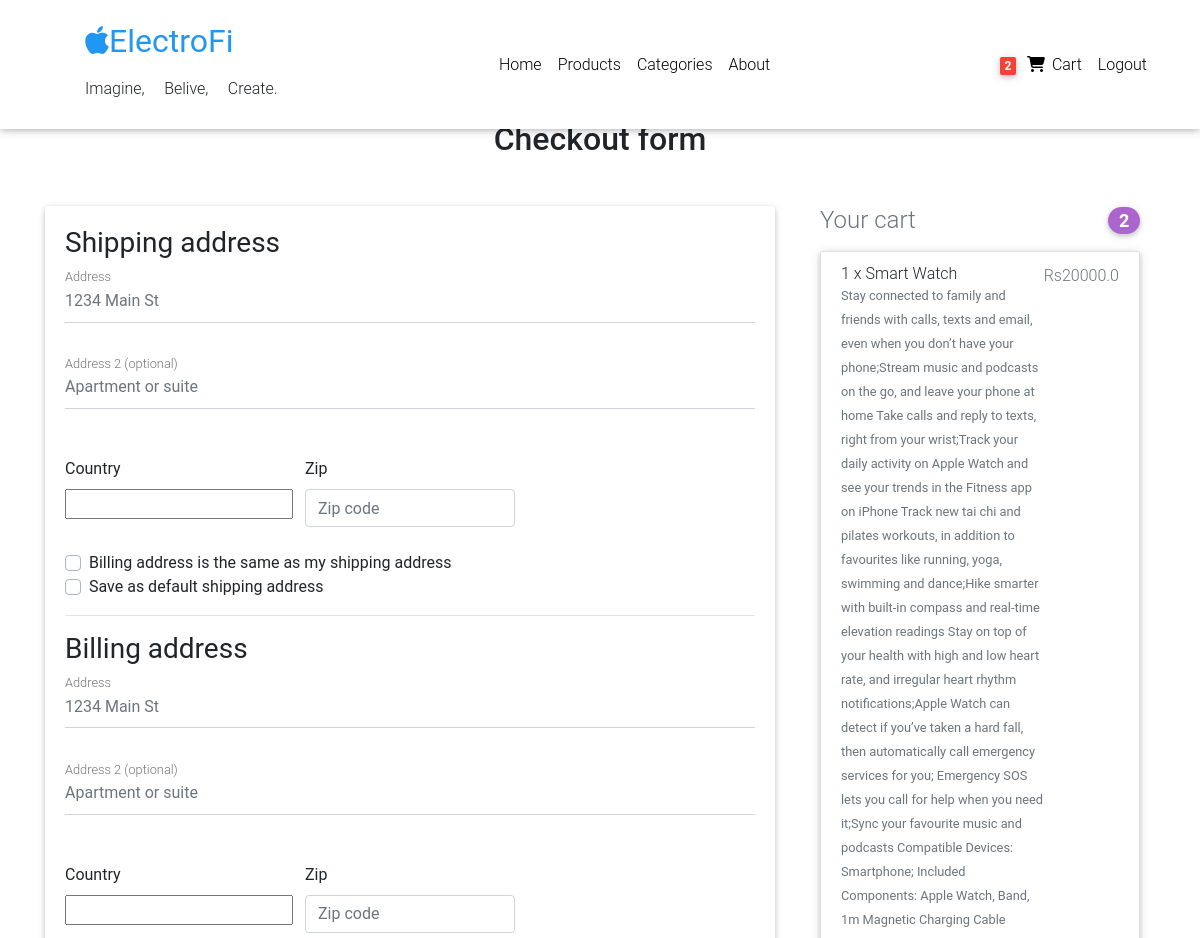
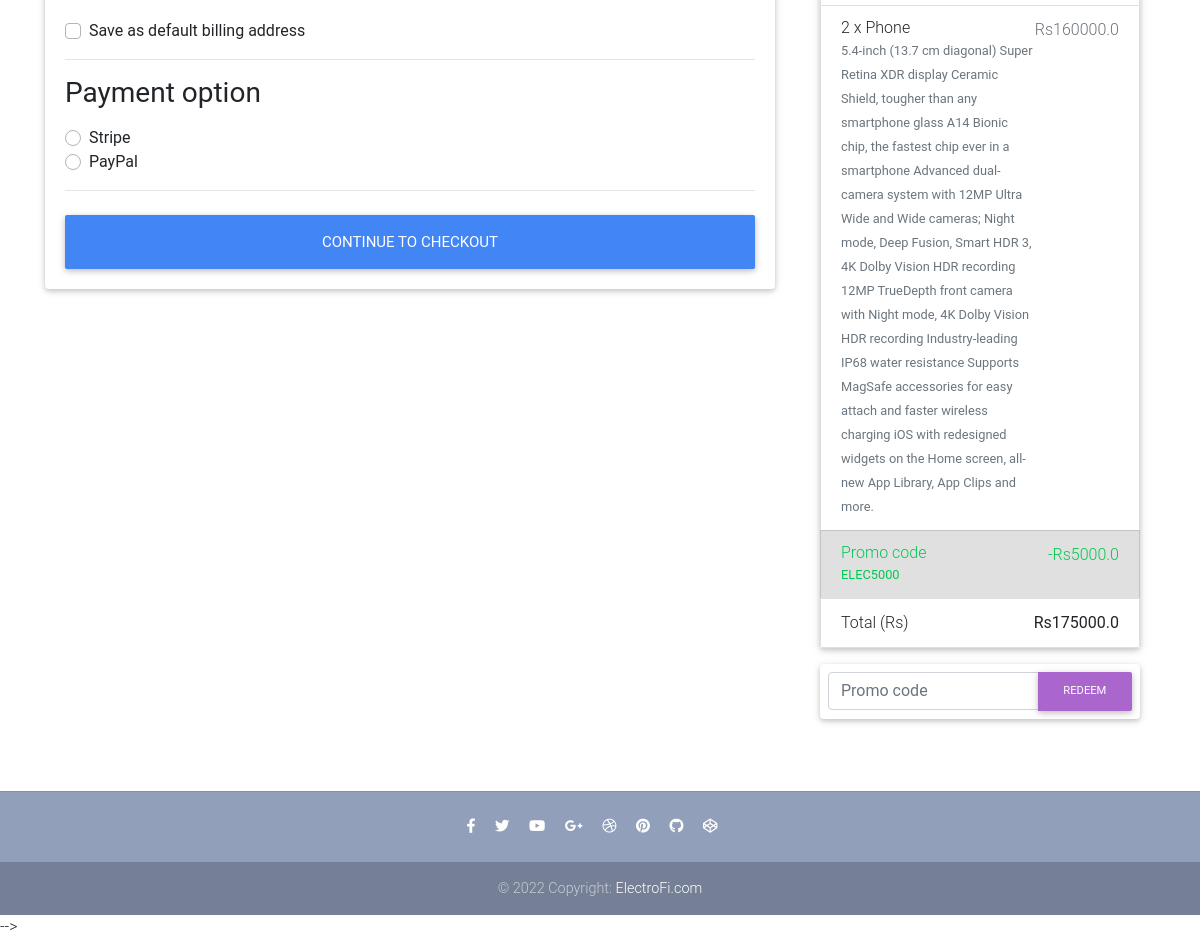
The page /checkout/ (signed in) on the database its author committed (2 pictures, top to bottom).
### core/models.py (models this page shows, shortened)
class Order(models.Model):
    user = models.ForeignKey(settings.AUTH_USER_MODEL,
                             on_delete=models.CASCADE)
    ref_code = models.CharField(max_length=20, blank=True, null=True)
    items = models.ManyToManyField(OrderItem)
    start_date = models.DateTimeField(auto_now_add=True)
    ordered_date = models.DateTimeField()
    ordered = models.BooleanField(default=False)
    shipping_address = models.ForeignKey(
        'Address', related_name='shipping_address', on_delete=models.SET_NULL, blank=True, null=True)
    billing_address = models.ForeignKey(
        'Address', related_name='billing_address', on_delete=models.SET_NULL, blank=True, null=True)
    payment = models.ForeignKey(
        'Payment', on_delete=models.SET_NULL, blank=True, null=True)
    coupon = models.ForeignKey(
        'Coupon', on_delete=models.SET_NULL, blank=True, null=True)
    being_delivered = models.BooleanField(default=False)
    received = models.BooleanField(default=False)
    refund_requested = models.BooleanField(default=False)
    refund_granted = models.BooleanField(default=False)
    '''
    1. Item added to cart
    2. Adding a billing address
    (Failed checkout)
    3. Payment
    (Preprocessing, processing, packaging etc.)
    4. Being delivered
    5. Received
    6. Refunds
    '''
    def get_total(self):
        total = 0
        for order_item in self.items.all():
            total += order_item.get_final_price()
        if self.coupon:
            total -= self.coupon.amount
        return total

class OrderItem(models.Model):
    user = models.ForeignKey(settings.AUTH_USER_MODEL,
                             on_delete=models.CASCADE)
    ordered = models.BooleanField(default=False)
    item = models.ForeignKey(Item, on_delete=models.CASCADE)
    quantity = models.IntegerField(default=1)
    def get_total_item_price(self):
        return self.quantity * self.item.price
    def get_total_discount_item_price(self):
        return self.quantity * self.item.discount_price
    def get_final_price(self):
        if self.item.discount_price:
            return self.get_total_discount_item_price()
        return self.get_total_item_price()

class Item(models.Model):
    title = models.CharField(max_length=100)
    price = models.FloatField()
    discount_price = models.FloatField(blank=True, null=True)
    category = models.CharField(choices=CATEGORY_CHOICES, max_length=2)
    label = models.CharField(choices=LABEL_CHOICES, max_length=1)
    slug = models.SlugField()
    description = models.TextField()
    image = models.ImageField()

class Coupon(models.Model):
    code = models.CharField(max_length=15)
    amount = models.FloatField()

### core/views.py (the view, shortened to what this page needs)
# urls.py: path('checkout/', CheckoutView.as_view(), name='checkout'),
class CheckoutView(View):
    def get(self, *args, **kwargs):
        try:
            order = Order.objects.get(user=self.request.user, ordered=False)
            form = CheckoutForm()
            context = {
                'form': form,
                'couponform': CouponForm(),
                'order': order,
                'DISPLAY_COUPON_FORM': True
            }
            shipping_address_qs = Address.objects.filter(
                user=self.request.user,
                address_type='S',
                default=True
            )
            if shipping_address_qs.exists():
                context.update(
                    {'default_shipping_address': shipping_address_qs[0]})
            billing_address_qs = Address.objects.filter(
                user=self.request.user,
                address_type='B',
                default=True
            )
            if billing_address_qs.exists():
                context.update(
                    {'default_billing_address': billing_address_qs[0]})
            return render(self.request, "checkout.html", context)
        except ObjectDoesNotExist:
            messages.info(self.request, "You do not have an active order")
            return redirect("core:checkout")

### core/forms.py
class CheckoutForm(forms.Form):
    shipping_address = forms.CharField(required=False)
    shipping_address2 = forms.CharField(required=False)
    shipping_country = CountryField(blank_label='(select country)').formfield(
        required=False,
        widget=CountrySelectWidget(attrs={
            'class': 'custom-select d-block w-100',
        }))
    shipping_zip = forms.CharField(required=False)
    billing_address = forms.CharField(required=False)
    billing_address2 = forms.CharField(required=False)
    billing_country = CountryField(blank_label='(select country)').formfield(
        required=False,
        widget=CountrySelectWidget(attrs={
            'class': 'custom-select d-block w-100',
        }))
    billing_zip = forms.CharField(required=False)
    same_billing_address = forms.BooleanField(required=False)
    set_default_shipping = forms.BooleanField(required=False)
    use_default_shipping = forms.BooleanField(required=False)
    set_default_billing = forms.BooleanField(required=False)
    use_default_billing = forms.BooleanField(required=False)
    payment_option = forms.ChoiceField(
        widget=forms.RadioSelect, choices=PAYMENT_CHOICES)

class CouponForm(forms.Form):
    code = forms.CharField(widget=forms.TextInput(attrs={
        'class': 'form-control',
        'placeholder': 'Promo code',
        'aria-label': 'Recipient\'s username',
        'aria-describedby': 'basic-addon2'
    }))

### core/templatetags/cart_template_tags.py (called while the page is built)
@register.filter
def cart_item_count(user):
    if user.is_authenticated:
        qs = Order.objects.filter(user=user, ordered=False)
        if qs.exists():
            return qs[0].items.count()
    return 0

### templates/checkout.html (shortened to what this page needs)
{% extends "base.html" %}
{% load crispy_forms_tags %}
{% block content %}
  <main >
    <div class="container wow fadeIn">
      <h2 class="my-5 h2 text-center">Checkout form</h2>
      <div class="row">
        <div class="col-md-8 mb-4">
          <div class="card">
            <form method="POST" class="card-body">
              <h3>Shipping address</h3>
              <div class='hideable_shipping_form'>
                <div class="md-form mb-5">
                  <input type='text' placeholder='1234 Main St' id='shipping_address' name='shipping_address' class='form-control' />
                  <label for="shipping_address" class="">Address</label>
                </div>
                <div class="md-form mb-5">
                  <input type='text' placeholder='Apartment or suite' id='shipping_address2' name='shipping_address2' class='form-control' />
                  <label for="shipping_address2" class="">Address 2 (optional)</label>
                </div>
                <div class="row">
                  <div class="col-lg-4 col-md-12 mb-4">
                    <label for="country">Country</label>
                    {{ form.shipping_country }}
                  </div>
                  <div class="col-lg-4 col-md-6 mb-4">
                    <label for="shipping_zip">Zip</label>
                    <input type='text' placeholder='Zip code' id='shipping_zip' name='shipping_zip' class='form-control' />
                  </div>
                </div>
                <div class="custom-control custom-checkbox">
                  <label class="custom-control-label" for="same_billing_address">Billing address is the same as my shipping address</label>
                </div>
                <div class="custom-control custom-checkbox">
                  <label class="custom-control-label" for="set_default_shipping">Save as default shipping address</label>
                </div>
              </div>
              <hr>
              <h3>Billing address</h3>
              <div class='hideable_billing_form'>
                <div class="md-form mb-5">
                  <input type='text' placeholder='1234 Main St' id='billing_address' name='billing_address' class='form-control' />
                  <label for="billing_address" class="">Address</label>
                </div>
                <div class="md-form mb-5">
                  <input type='text' placeholder='Apartment or suite' id='billing_address2' name='billing_address2' class='form-control' />
                  <label for="billing_address2" class="">Address 2 (optional)</label>
                </div>
                <div class="row">
                  <div class="col-lg-4 col-md-12 mb-4">
                    <label for="country">Country</label>
                    {{ form.billing_country }}
                  </div>
                  <div class="col-lg-4 col-md-6 mb-4">
                    <label for="billing_zip">Zip</label>
                    <input type='text' placeholder='Zip code' id='billing_zip' name='billing_zip' class='form-control' />
                  </div>
                </div>
                <div class="custom-control custom-checkbox">
                  <label class="custom-control-label" for="set_default_billing">Save as default billing address</label>
                </div>
              </div>
              <hr>
              <h3>Payment option</h3>
              <div class="d-block my-3">
                {% for value, name in form.fields.payment_option.choices %}
                <div class="custom-control custom-radio">
                  <label class="custom-control-label" for="{{ name }}">{{ name }}</label>
                </div>
                {% endfor %}
              </div>
              <hr class="mb-4">
              <button class="btn btn-primary btn-lg btn-block" type="submit">Continue to checkout</button>
            </form>
          </div>
        </div>
        <div class="col-md-4 mb-4">
          {% include "order_snippet.html" %}
        </div>
      </div>
    </div>
  </main>
{% endblock content %}

### templates/navbar.html (shortened to what this page needs)
{% load cart_template_tags %}
<nav
  class="navbar fixed-top navbar-expand-lg navbar-light white scrolling-navbar"
>
  <div class="container">
    <div class="taglinebox">
      <ul id="stylenoInNav">
        <li >
          <a class="navbar-brand waves-effect" href="/">
            <strong class="blue-text"
              ><span id="bada"><i class="fa-brands fa-apple"></i>ElectroFi</span></strong
            >
          </a>
        </li>
        <li id="black">Imagine, &#160;&#160;&#160;  Belive,  &#160;&#160;&#160; Create.</li>
      </ul>
    </div>
    <div class="collapse navbar-collapse" id="navbarSupportedContent">
      <ul class="navbar-nav mr-auto">
        <li class="nav-item">
          <a class="nav-link waves-effect" href="/">
            <span class="clearfix d-none d-sm-inline-block"> Home </span>
          </a>
        </li>
        <li class="nav-item">
          <a class="nav-link waves-effect" href="#products">
            <span class="clearfix d-none d-sm-inline-block"> Products </span>
          </a>
        </li>
        <li class="nav-item">
          <a class="nav-link waves-effect" href="#tabs">
            <span class="clearfix d-none d-sm-inline-block"> Categories </span>
          </a>
        </li>
        <li class="nav-item">
          <a
            href="{% url 'core:about' %}"
            class="nav-link waves-effect"
          >
            <span class="clearfix d-none d-sm-inline-block"> About </span>
          </a>
        </li>
      </ul>
      <ul class="navbar-nav nav-flex-icons">
        {% if request.user.is_authenticated %}
        <li class="nav-item">
          <a
            href="{% url 'core:order-summary' %}"
            class="nav-link waves-effect"
          >
            <span class="badge red z-depth-1 mr-1">
              {{ request.user|cart_item_count }}
            </span>
            <i class="fas fa-shopping-cart"></i>
            <span class="clearfix d-none d-sm-inline-block"> Cart </span>
          </a>
        </li>
        <li class="nav-item">
          <a class="nav-link waves-effect" href="{% url 'account_logout' %}">
            <span class="clearfix d-none d-sm-inline-block"> Logout </span>
          </a>
        </li>
        {% endif %}
      </ul>
    </div>
  </div>
</nav>

### templates/order_snippet.html (shortened to what this page needs)
<div class="col-md-12 mb-4">
    <h4 class="d-flex justify-content-between align-items-center mb-3">
    <span class="text-muted">Your cart</span>
    <span class="badge badge-secondary badge-pill">{{ order.items.count }}</span>
    </h4>
    <ul class="list-group mb-3 z-depth-1">
    {% for order_item in order.items.all %}
    <li class="list-group-item d-flex justify-content-between lh-condensed">
        <div>
        <h6 class="my-0">{{ order_item.quantity }} x {{ order_item.item.title}}</h6>
        <small class="text-muted">{{ order_item.item.description}}</small>
        </div>
        <span class="text-muted">Rs{{ order_item.get_final_price }}</span>
    </li>
    {% endfor %}
    {% if order.coupon %}
    <li class="list-group-item d-flex justify-content-between bg-light">
        <div class="text-success">
        <h6 class="my-0">Promo code</h6>
        <small>{{ order.coupon.code }}</small>
        </div>
        <span class="text-success">-Rs{{ order.coupon.amount }}</span>
    </li>
    {% endif %}
    <li class="list-group-item d-flex justify-content-between">
        <span>Total (Rs)</span>
        <strong>Rs{{ order.get_total }}</strong>
    </li>
    </ul>
    {% if DISPLAY_COUPON_FORM %}
    <form class="card p-2" action="{% url 'core:add-coupon' %}" method="POST">
        <div class="input-group">
            {{ couponform.code }}
            <div class="input-group-append">
            <button class="btn btn-secondary btn-md waves-effect m-0" type="submit">Redeem</button>
            </div>
        </div>
    </form>
    {% endif %}
</div>

### static_in_env/css/apitest.css (style rules this page uses)
html, body, header, .carousel { height: 60vh; }
#stylenoInNav { list-style-type: none; }
#bada { font-size: 2rem; }

### templates/base.html (style rules this page uses)
html, body, header, .carousel { height: 60vh; }
#stylenoInNav { list-style-type: none; }
#bada { font-size: 2rem; }

### rows shown on the page
Order: items.count "2", coupon.code "ELEC5000", coupon.amount "5000.0", get_total "175000.0"
OrderItem: quantity "1", item "Smart Watch", item.description "Stay connected to family and friends with calls, texts and email, even when you don’t have your phone;Stream music and podcasts on the go, and leave your phone at home Take calls and reply to texts, right from your wrist;Track your daily activity on Apple Watch and see your trends in the Fitness app on iPhone Track new tai chi and pilates workouts, in addition to favourites like running, yoga, swimming and dance;Hike smarter with built-in compass and real-time elevation readings Stay on top of your health with high and low heart rate, and irregular heart rhythm notifications;Apple Watch can detect if you’ve taken a hard fall, then automatically call emergency services for you; Emergency SOS…", get_final_price "20000.0"
OrderItem: quantity "2", item "Phone", item.description "5.4-inch (13.7 cm diagonal) Super Retina XDR display Ceramic Shield, tougher than any smartphone glass A14 Bionic chip, the fastest chip ever in a smartphone Advanced dual-camera system with 12MP Ultra Wide and Wide cameras; Night mode, Deep Fusion, Smart HDR 3, 4K Dolby Vision HDR recording 12MP TrueDepth front camera with Night mode, 4K Dolby Vision HDR recording Industry-leading IP68 water resistance Supports MagSafe accessories for easy attach and faster wireless charging iOS with redesigned widgets on the Home screen, all-new App Library, App Clips and more.", get_final_price "160000.0"

### other values the page prints
{{ request.user|cart_item_count }} "2"
{{ name }} "Stripe" "PayPal"
